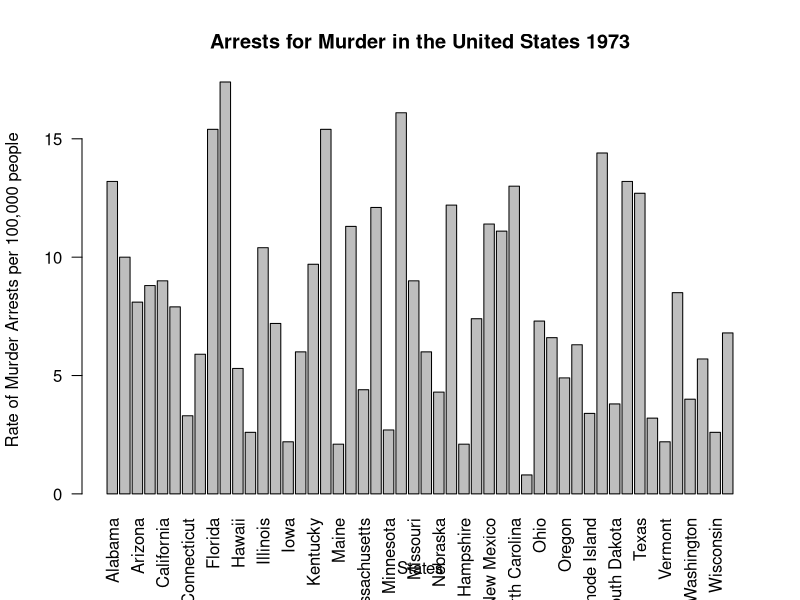
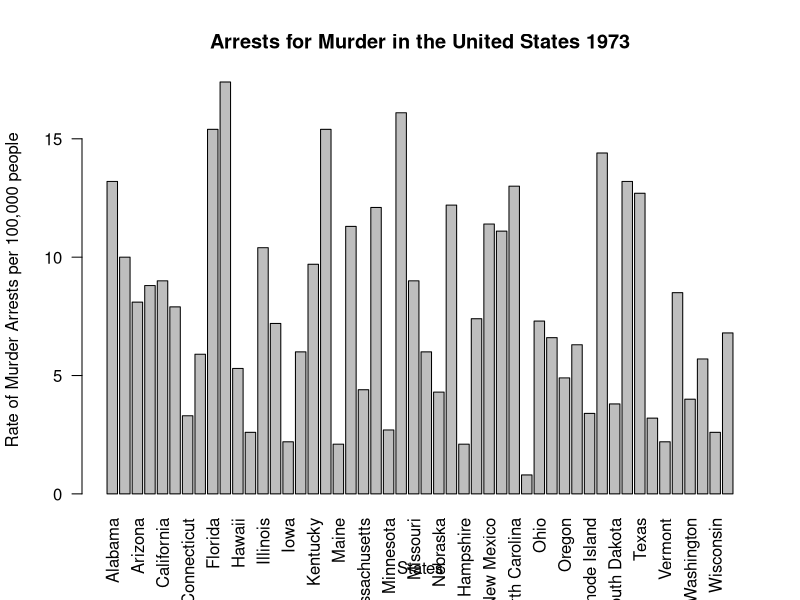
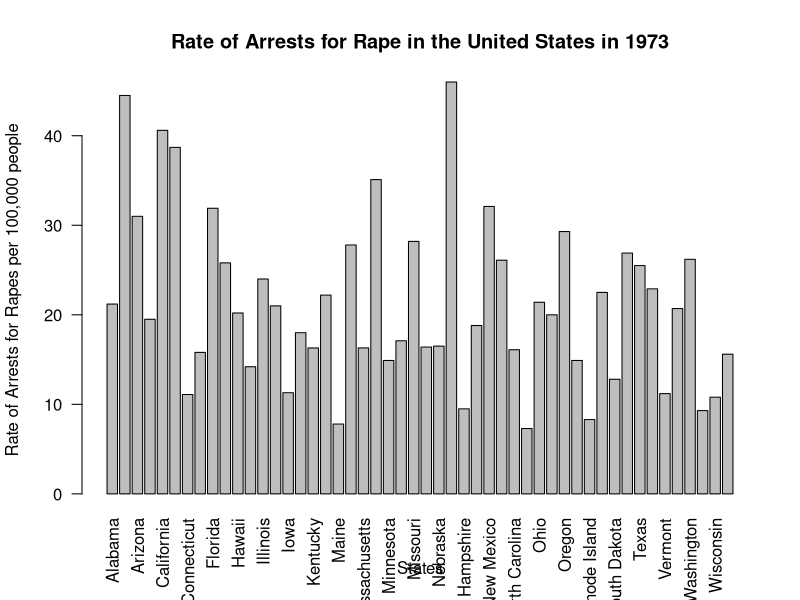
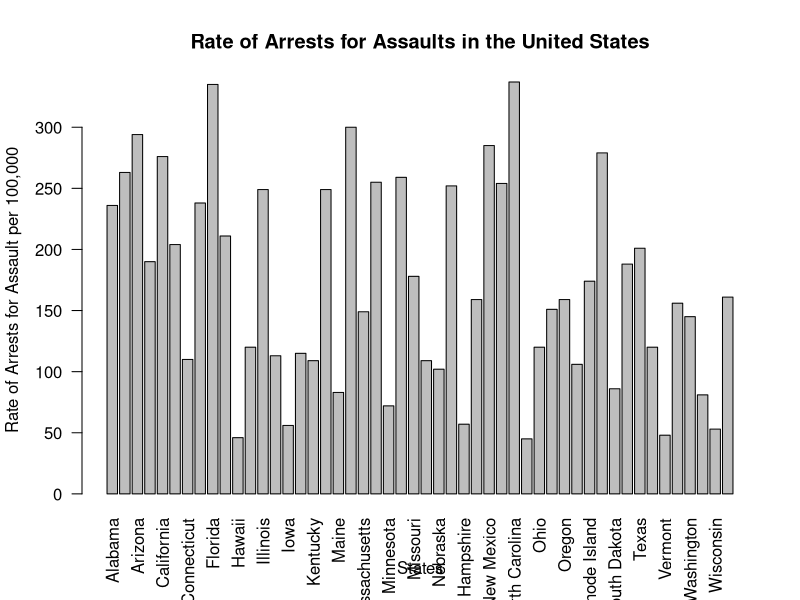
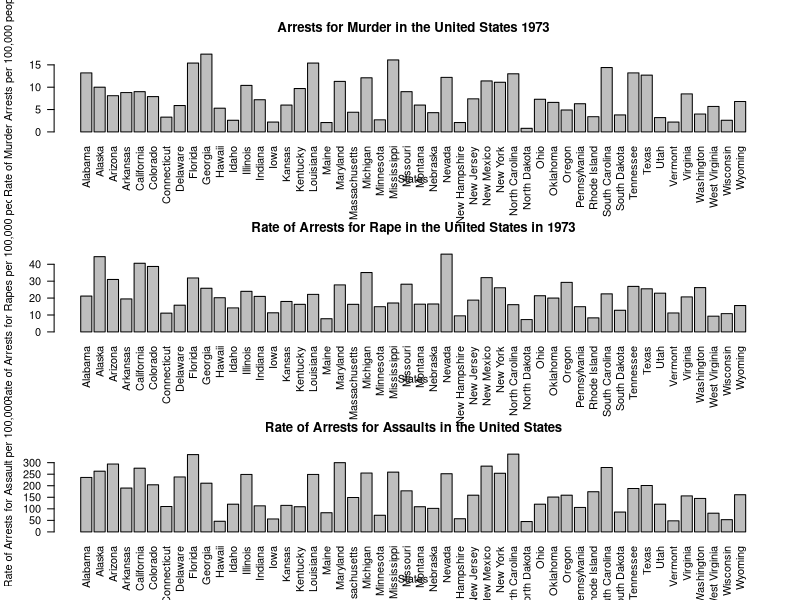
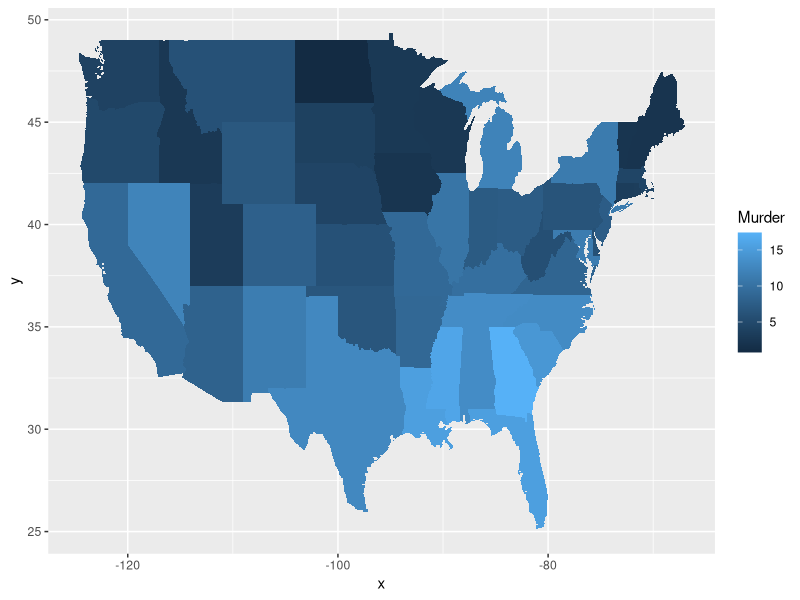
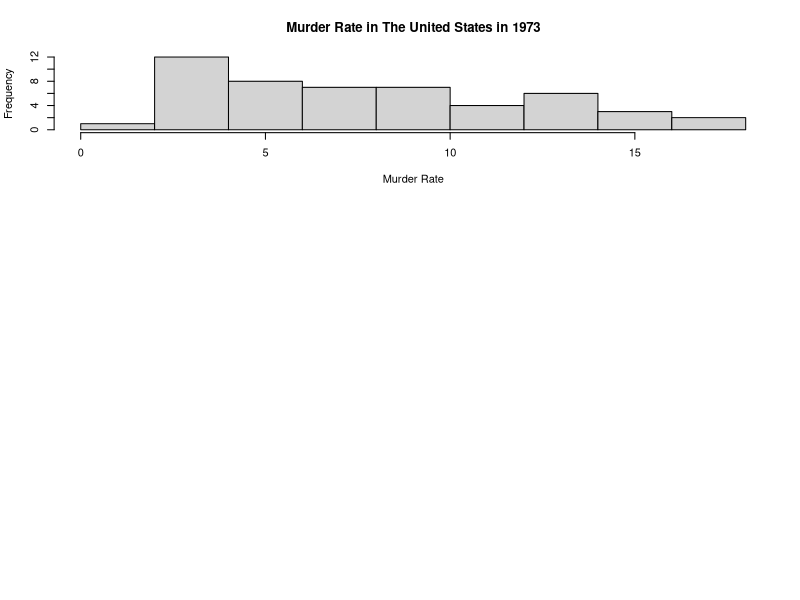

Recreate these plots in R, in order.
## ---- chunk 1

## ---- chunk 2
dat <- USArrests
## ---- chunk 3
dat$state <- tolower(rownames(USArrests))
## ---- chunk 4
USArrests
## ---- chunk 5
barplot(USArrests$Murder , names.arg = state.name,las=2, xlab = "States", ylab = "Rate of Murder Arrests per 100,000 people",
        main = "Arrests for Murder in the United States 1973")
## ---- chunk 6
summary(USArrests$Murder)
## ---- chunk 7
barplot(USArrests$Murder , names.arg = state.name,las=2, xlab = "States", ylab = "Rate of Murder Arrests per 100,000 people",
        main = "Arrests for Murder in the United States 1973")
#Bar plot for rape arrests
barplot(USArrests$Rape , names.arg = state.name,las=2, xlab = "States", ylab = "Rate of Arrests for Rapes per 100,000 people",
        main = "Rate of Arrests for Rape in the United States in 1973")

#Bar plot for assault arrests
barplot(USArrests$Assault , names.arg = state.name,las=2, xlab = "States", ylab = "Rate of Arrests for Assault per 100,000",
        main = "Rate of Arrests for Assaults in the United States")


#plotting the graphs together

par(mfrow=c(3,1)) 
barplot(USArrests$Murder , names.arg = state.name,las=2, xlab = "States", ylab = "Rate of Murder Arrests per 100,000 people",
        main = "Arrests for Murder in the United States 1973")
#Bar plot for rape arrests
barplot(USArrests$Rape , names.arg = state.name,las=2, xlab = "States", ylab = "Rate of Arrests for Rapes per 100,000 people",
        main = "Rate of Arrests for Rape in the United States in 1973")

#Bar plot for assault arrests
barplot(USArrests$Assault , names.arg = state.name,las=2, xlab = "States", ylab = "Rate of Arrests for Assault per 100,000",
        main = "Rate of Arrests for Assaults in the United States")
par
## ---- chunk 8
library('maps') 
library('ggplot2') 

#this code creates a map
ggplot(dat, aes(map_id=state, fill=Murder)) + 
  geom_map(map=map_data("state")) + 
  expand_limits(x=map_data("state")$long, y=map_data("state")$lat)
## ---- chunk 9
hist(dat$Murder, main = "Murder Rate in The United States in 1973", xlab = "Murder Rate", ylab = "Frequency"   )
